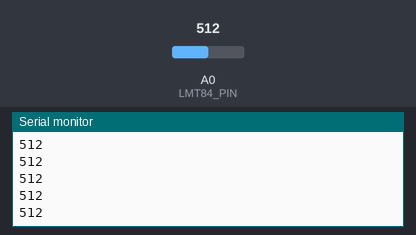
Recording of a sketch running on a simulated Arduino Uno, built with avr-gcc and run on an emulated ATmega328P. Parts: the last lines printed to the serial monitor. The inputs (shaded band) are chosen by the test bench; at power-on: A0 (LMT84_PIN) = 512.

Above: at 1.2 s.
1.3 s: A0 (LMT84_PIN) set to 716
At 1.9 s:
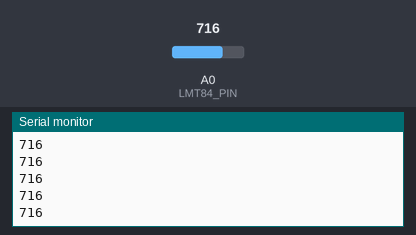
2.8 s: A0 (LMT84_PIN) set to 900
At 3.5 s:
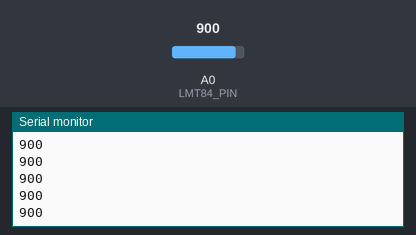
Timing chart, 0 to 5.8 s (numbered marks = the images above; inputs shaded):
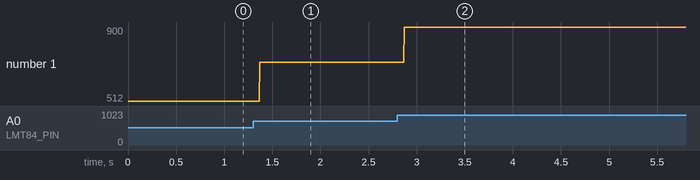

Measured:
- after the input at 1.3 s, the serial monitor: prints a new line after 0.07 s (image 1)
- after the input at 2.8 s, the serial monitor: prints a new line after 0.07 s (image 2)
- plotted number 1: 512 → 716 after the input at 1.3 s, 716 → 900 after the input at 2.8 s

The sketch:

LMT84.ino
```cpp
#define LMT84_PIN A0


void setup() {
  // put your setup code here, to run once:
  Serial.begin(9600);

}

void loop() {
  // put your main code here, to run repeatedly:
  lmt84_temperature();
}

int lmt84_temperature(){
  int temperature = analogRead(LMT84_PIN);
  Serial.println(temperature);
  delay(1);
}
```
